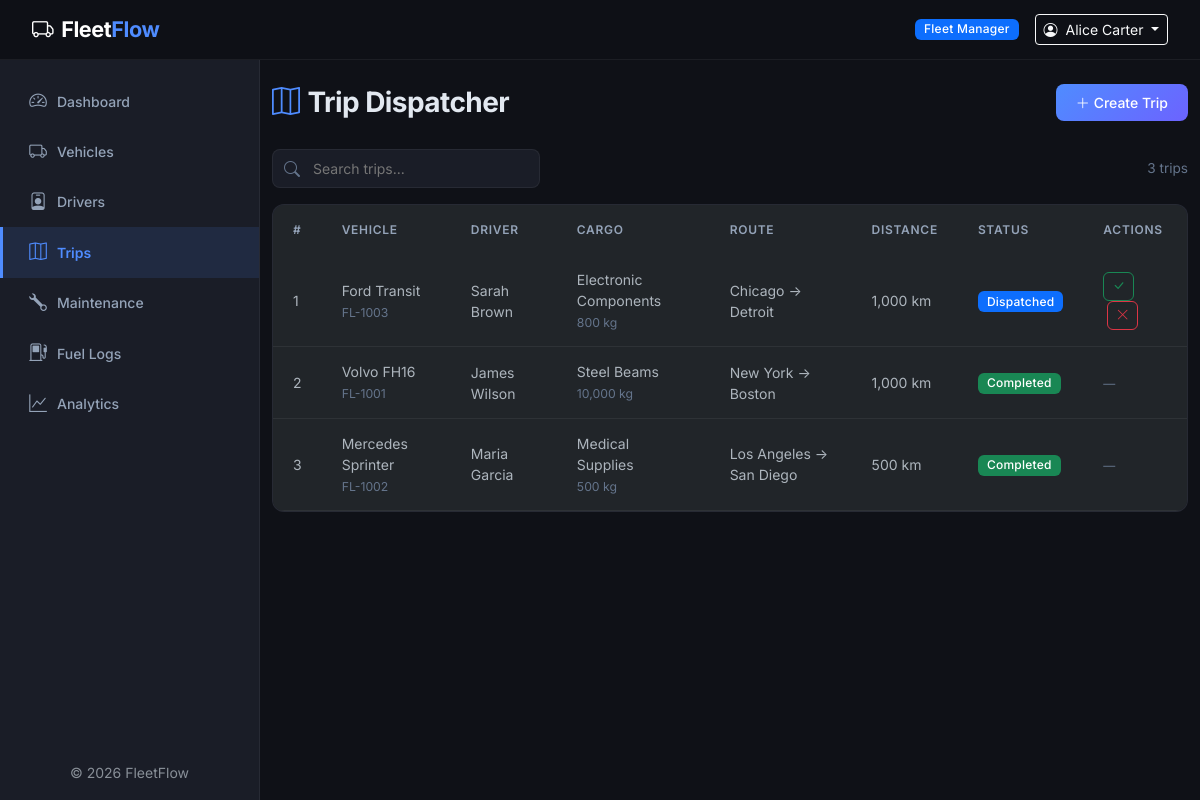
/trips/index.php (signed in), run on the app's committed database.
### tables this page shows
CREATE TABLE trips (
    id INT AUTO_INCREMENT PRIMARY KEY,
    vehicle_id INT NOT NULL,
    driver_id INT NOT NULL,
    cargo_description VARCHAR(255) DEFAULT NULL,
    cargo_weight DECIMAL(10,2) NOT NULL DEFAULT 0,
    origin VARCHAR(100) NOT NULL,
    destination VARCHAR(100) NOT NULL,
    start_odometer DECIMAL(12,2) DEFAULT NULL,
    end_odometer DECIMAL(12,2) DEFAULT NULL,
    distance DECIMAL(12,2) DEFAULT NULL,
    status ENUM('Draft','Dispatched','Completed','Cancelled') NOT NULL DEFAULT 'Draft',
    dispatched_at DATETIME DEFAULT NULL,
    completed_at DATETIME DEFAULT NULL,
    created_at TIMESTAMP DEFAULT CURRENT_TIMESTAMP,
    updated_at TIMESTAMP DEFAULT CURRENT_TIMESTAMP ON UPDATE CURRENT_TIMESTAMP,
    FOREIGN KEY (vehicle_id) REFERENCES vehicles(id) ON DELETE RESTRICT,
    FOREIGN KEY (driver_id) REFERENCES drivers(id) ON DELETE RESTRICT,
    INDEX idx_trip_status (status),
    INDEX idx_trip_vehicle (vehicle_id),
    INDEX idx_trip_driver (driver_id)
);

CREATE TABLE vehicles (
    id INT AUTO_INCREMENT PRIMARY KEY,
    vehicle_name VARCHAR(100) NOT NULL,
    license_plate VARCHAR(20) NOT NULL UNIQUE,
    vehicle_type ENUM('Truck','Van','Sedan','SUV','Bus') NOT NULL DEFAULT 'Truck',
    max_load_capacity DECIMAL(10,2) NOT NULL DEFAULT 0,
    odometer DECIMAL(12,2) NOT NULL DEFAULT 0,
    acquisition_cost DECIMAL(12,2) NOT NULL DEFAULT 0,
    region VARCHAR(50) DEFAULT 'Default',
    status ENUM('Available','On Trip','In Shop','Retired') NOT NULL DEFAULT 'Available',
    created_at TIMESTAMP DEFAULT CURRENT_TIMESTAMP,
    updated_at TIMESTAMP DEFAULT CURRENT_TIMESTAMP ON UPDATE CURRENT_TIMESTAMP
);

CREATE TABLE drivers (
    id INT AUTO_INCREMENT PRIMARY KEY,
    full_name VARCHAR(100) NOT NULL,
    license_category ENUM('A','B','C','D','E') NOT NULL DEFAULT 'B',
    license_expiry DATE NOT NULL,
    safety_score DECIMAL(4,1) NOT NULL DEFAULT 100.0,
    phone VARCHAR(20) DEFAULT NULL,
    status ENUM('Off Duty','On Duty','Suspended') NOT NULL DEFAULT 'Off Duty',
    created_at TIMESTAMP DEFAULT CURRENT_TIMESTAMP,
    updated_at TIMESTAMP DEFAULT CURRENT_TIMESTAMP ON UPDATE CURRENT_TIMESTAMP
);

### trips/index.php (the view, shortened to what this page needs)
<?php
require_once __DIR__ . '/../config/helpers.php';
$db = getDB();
$trips = $db->query("
    SELECT t.*, v.vehicle_name, v.license_plate, d.full_name as driver_name
    FROM trips t
    JOIN vehicles v ON t.vehicle_id = v.id
    JOIN drivers d ON t.driver_id = d.id
    ORDER BY t.created_at DESC
")->fetchAll();
require_once __DIR__ . '/../includes/header.php';
require_once __DIR__ . '/../includes/sidebar.php';
?>
<div class="page-header">
    <h1><i class="bi bi-map"></i>Trip Dispatcher</h1>
    <a href="<?= baseUrl() ?>/trips/create.php" class="btn btn-ff">
        <i class="bi bi-plus-lg me-1"></i>Create Trip
    </a>
</div>
<div class="d-flex justify-content-between align-items-center mb-3 flex-wrap gap-2">
    <div class="ff-search">
        <i class="bi bi-search"></i>
        <input type="text" id="tableSearch" placeholder="Search trips...">
    </div>
    <span class="text-muted-light" style="font-size:0.85rem"><?= count($trips) ?> trips</span>
</div>
<div class="ff-table-wrapper">
    <div class="table-responsive">
        <table class="table ff-table" id="dataTable">
            <thead>
                <tr>
                    <th>#</th>
                    <th>Vehicle</th>
                    <th>Driver</th>
                    <th>Cargo</th>
                    <th>Route</th>
                    <th>Distance</th>
                    <th>Status</th>
                    <th>Actions</th>
                </tr>
            </thead>
            <tbody>
                <?php if (empty($trips)): ?>
                    <tr><td colspan="8" class="text-center text-muted py-4">No trips found.</td></tr>
                <?php else: ?>
                    <?php foreach ($trips as $i => $t): ?>
                    <tr>
                        <td><?= $i + 1 ?></td>
                        <td><?= sanitize($t['vehicle_name']) ?><br><small class="text-muted-light"><?= sanitize($t['license_plate']) ?></small></td>
                        <td><?= sanitize($t['driver_name']) ?></td>
                        <td><?= sanitize($t['cargo_description'] ?? '—') ?><br><small class="text-muted-light"><?= number_format($t['cargo_weight']) ?> kg</small></td>
                        <td><?= sanitize($t['origin']) ?> → <?= sanitize($t['destination']) ?></td>
                        <td><?= $t['distance'] ? number_format($t['distance']) . ' km' : '—' ?></td>
                        <td><?= tripStatusBadge($t['status']) ?></td>
                        <td class="action-btns">
                            <?php if ($t['status'] === 'Draft'): ?>
                                <a href="<?= baseUrl() ?>/trips/dispatch.php?id=<?= $t['id'] ?>" class="btn btn-sm btn-outline-primary" title="Dispatch" data-confirm="Dispatch this trip?">
                                    <i class="bi bi-send"></i>
                                </a>
                                <a href="<?= baseUrl() ?>/trips/cancel.php?id=<?= $t['id'] ?>" class="btn btn-sm btn-outline-danger" title="Cancel" data-confirm="Cancel this trip?">
                                    <i class="bi bi-x-lg"></i>
                                </a>
                            <?php elseif ($t['status'] === 'Dispatched'): ?>
                                <a href="<?= baseUrl() ?>/trips/complete.php?id=<?= $t['id'] ?>" class="btn btn-sm btn-outline-success" title="Complete">
                                    <i class="bi bi-check-lg"></i>
                                </a>
                                <a href="<?= baseUrl() ?>/trips/cancel.php?id=<?= $t['id'] ?>" class="btn btn-sm btn-outline-danger" title="Cancel" data-confirm="Cancel this trip?">
                                    <i class="bi bi-x-lg"></i>
                                </a>
                            <?php else: ?>
                                <span class="text-muted-light" style="font-size:0.75rem;">—</span>
                            <?php endif; ?>
                        </td>
                    </tr>
                    <?php endforeach; ?>
                <?php endif; ?>
            </tbody>
        </table>
    </div>
</div>
<?php require_once __DIR__ . '/../includes/footer.php'; ?>

### config/helpers.php (shortened to what this page needs)
<?php
function sanitize(string $input): string {
    return htmlspecialchars(trim($input), ENT_QUOTES, 'UTF-8');
}
function tripStatusBadge(string $status): string {
    $map = [
        'Draft'      => 'secondary',
        'Dispatched' => 'primary',
        'Completed'  => 'success',
        'Cancelled'  => 'danger',
    ];
    $cls = $map[$status] ?? 'light';
    return '<span class="badge bg-' . $cls . '">' . sanitize($status) . '</span>';
}
function baseUrl(): string {
    return '/feetflow';
}

### assets/css/style.css (style rules this page uses)
:root { --ff-bg: #0f1117; --ff-surface: #1a1d27; --ff-surface-elevated: #22263a; --ff-border: rgba(255, 255, 255, 0.06); --ff-accent: #4f8cff; --ff-accent-glow: rgba(79, 140, 255, 0.25); --ff-gradient: linear-gradient(135deg, #4f8cff 0%, #6c63ff 100%); --ff-green: #34d399; --ff-yellow: #fbbf24; --ff-red: #f87171; --ff-sidebar-width: 260px; --ff-navbar-height: 60px; --ff-radius: 12px; --ff-font: 'Inter', -apple-system, BlinkMacSystemFont, sans-serif; --ff-transition: all 0.3s cubic-bezier(0.4, 0, 0.2, 1); }
* { margin: 0; padding: 0; box-sizing: border-box; }
body { font-family: var(--ff-font); background: var(--ff-bg); color: #e2e8f0; overflow-x: hidden; min-height: 100vh; }
.ff-table-wrapper { background: var(--ff-surface); border: 1px solid var(--ff-border); border-radius: var(--ff-radius); overflow: hidden; }
.ff-table { margin: 0; color: #e2e8f0; }
.ff-table thead { background: var(--ff-surface-elevated); }
.ff-table thead th { font-size: 0.75rem; font-weight: 600; text-transform: uppercase; letter-spacing: 0.06em; color: #94a3b8; padding: 1rem 1.25rem; border: none; white-space: nowrap; }
.ff-table tbody td { padding: 0.875rem 1.25rem; vertical-align: middle; border-color: var(--ff-border); font-size: 0.875rem; }
.ff-table tbody tr { transition: var(--ff-transition); }
.badge { font-weight: 500; font-size: 0.75rem; padding: 0.35em 0.75em; border-radius: 6px; letter-spacing: 0.02em; }
.btn-ff { background: var(--ff-gradient); color: #fff; border: none; border-radius: 8px; padding: 0.5rem 1.25rem; font-weight: 500; font-size: 0.875rem; transition: var(--ff-transition); }
.page-header { display: flex; justify-content: space-between; align-items: center; margin-bottom: 1.75rem; flex-wrap: wrap; gap: 1rem; }
.page-header h1 { font-size: 1.75rem; font-weight: 700; letter-spacing: -0.02em; margin: 0; }
.page-header h1 i { color: var(--ff-accent); margin-right: 0.5rem; }
.ff-search { position: relative; max-width: 300px; }
.ff-search input { background: var(--ff-surface); border: 1px solid var(--ff-border); color: #e2e8f0; border-radius: 8px; padding: 0.5rem 1rem 0.5rem 2.5rem; font-size: 0.875rem; width: 100%; transition: var(--ff-transition); }
.ff-search i { position: absolute; left: 0.75rem; top: 50%; transform: translateY(-50%); color: #64748b; }
.text-muted-light { color: #64748b !important; }
.action-btns .btn { padding: 0.25rem 0.5rem; font-size: 0.8rem; border-radius: 6px; }
.action-btns .btn + .btn { margin-left: 0.25rem; }

### data on the page
trips: vehicle.vehicle_name "Ford Transit", vehicle.license_plate "FL-1003", driver.full_name "Sarah Brown", cargo_description "Electronic Components", cargo_weight "800", origin "Chicago", destination "Detroit", distance "1,000", status "Dispatched"
trips: vehicle.vehicle_name "Volvo FH16", vehicle.license_plate "FL-1001", driver.full_name "James Wilson", cargo_description "Steel Beams", cargo_weight "10,000", origin "New York", destination "Boston", distance "1,000", status "Completed"
trips: vehicle.vehicle_name "Mercedes Sprinter", vehicle.license_plate "FL-1002", driver.full_name "Maria Garcia", cargo_description "Medical Supplies", cargo_weight "500", origin "Los Angeles", destination "San Diego", distance "500", status "Completed"

### other printed values
currentRole() "Fleet Manager"
currentUserName() "Alice Carter"
$item['label'] "Dashboard"
$item['label'] "Vehicles"
$item['label'] "Drivers"
$item['label'] "Trips"
$item['label'] "Maintenance"
$item['label'] "Fuel Logs"
$item['label'] "Analytics"
count($trips) "3"
